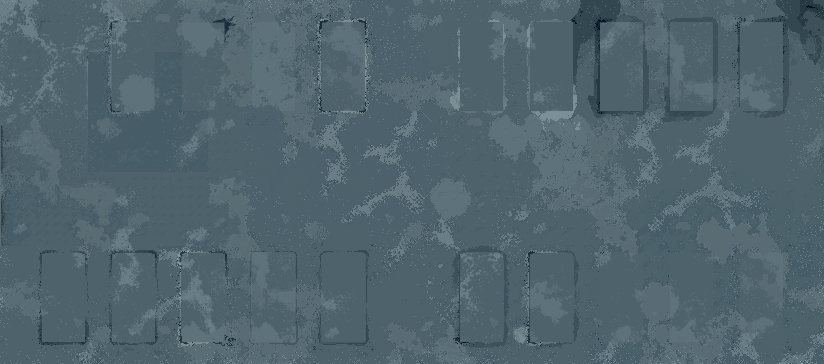
#> input picture docs/art/experiments/room1_floor_detail_full_r26/source/transition_context.png, 1648 x 728 px (shown at 1/2 size)
$ python prepare_reintegrate.py
#> lines starting #> are read from the running program, lines starting #| are printed output that depends on the picture
"""An owned colour/geometry guide only; final C-area pixels come from PixelLab."""
from pathlib import Path
import json
import numpy as np
from PIL import Image
HERE=Path(__file__).resolve().parent;ROOT=HERE.parents[4]
R25=ROOT/'docs/art/experiments/room1_floor_detail_r25/source'
patch=(168,96,424,352)
guide=np.array(Image.open(HERE/'transition_context.png').convert('RGBA').crop(patch))
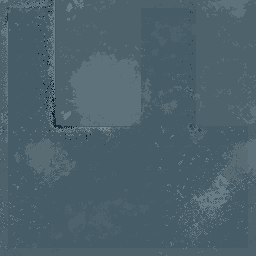
#> guide: shape (256, 256, 4); mean R, G, B, A 76.1, 97.4, 106.8, 255
#> (the run stopped early here; a loop or call above may not have finished)

$ run again, with docs/art/experiments/room1_floor_detail_full_r26/source/guide_floor_01.png copied over docs/art/experiments/room1_floor_detail_full_r26/source/transition_context.png
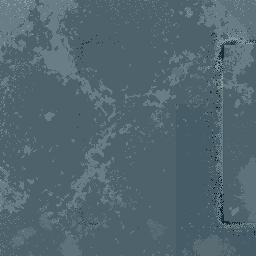
#> input picture docs/art/experiments/room1_floor_detail_full_r26/source/guide_floor_01.png, 256 x 256 px
#> `guide=np.array(Image.open(HERE/'transition_context.png').convert('RGBA..`:
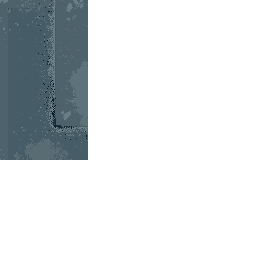
#> guide: shape (256, 256, 4); mean R, G, B, A 16.4, 20.9, 23, 54.8; transparent parts drawn white

$ run again, with docs/art/experiments/room1_floor_detail_full_r26/source/guide_floor_02.png copied over docs/art/experiments/room1_floor_detail_full_r26/source/transition_context.png
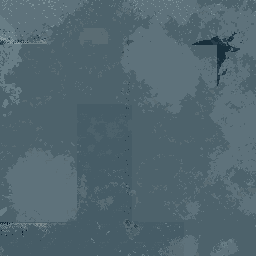
#> input picture docs/art/experiments/room1_floor_detail_full_r26/source/guide_floor_02.png, 256 x 256 px
#> `guide=np.array(Image.open(HERE/'transition_context.png').convert('RGBA..`:
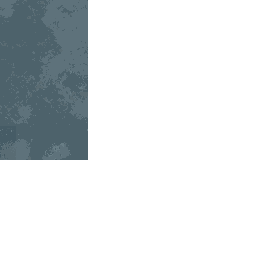
#> guide: shape (256, 256, 4); mean R, G, B, A 17.9, 22.3, 24.2, 54.8; transparent parts drawn white
